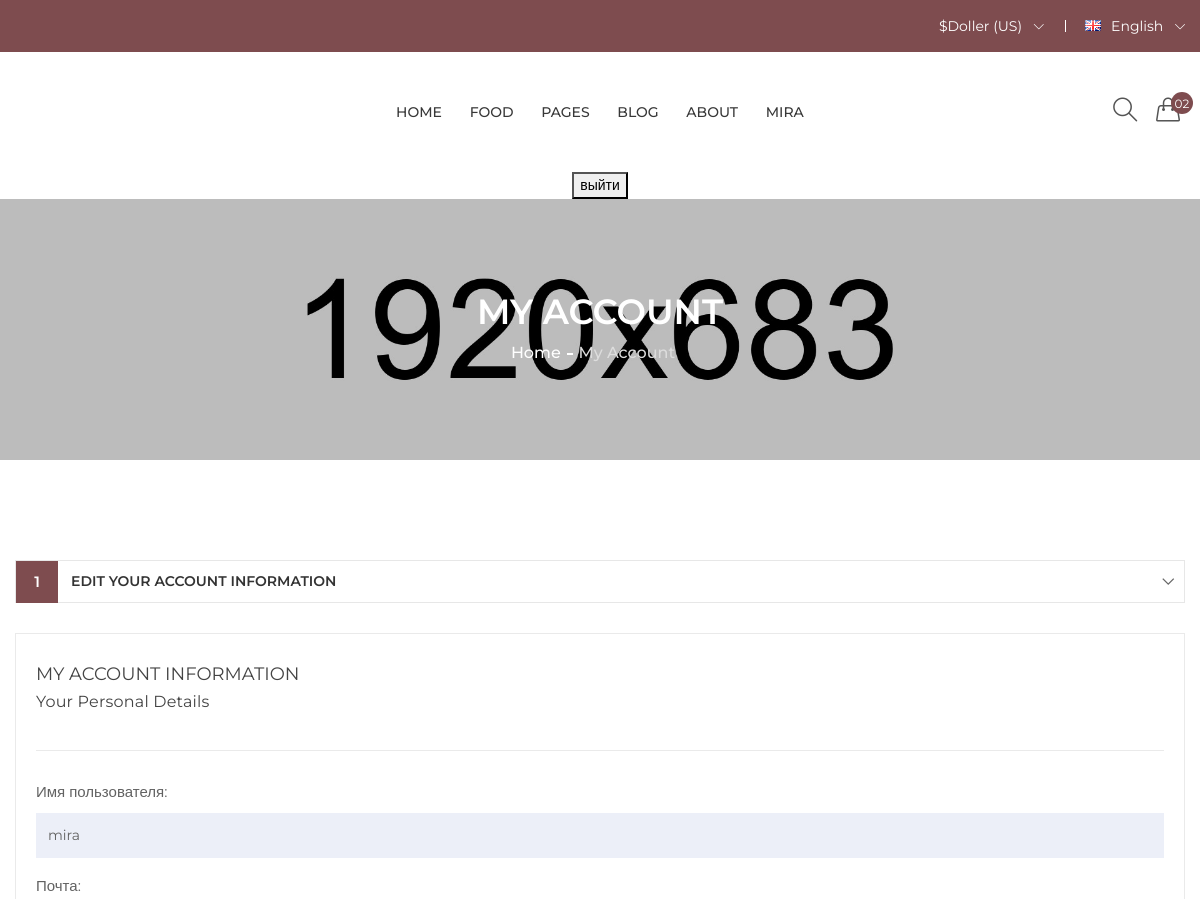
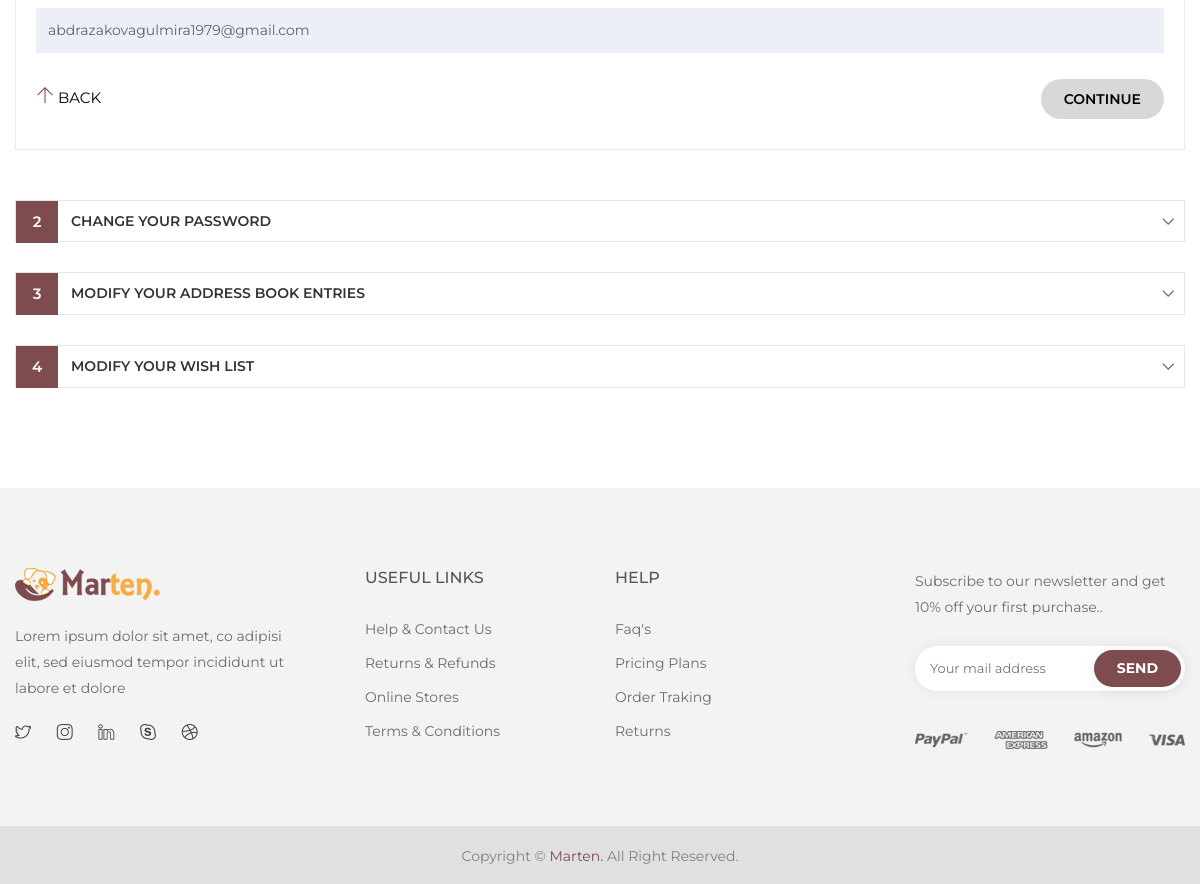
The app's page /account/ (signed in) with its own data (2 pictures, top to bottom).
### user/models.py (models this page shows, shortened)
class CustomUser(AbstractUser):
    username = models.CharField(verbose_name="Имя пользователя", max_length=100, unique=True)
    password = models.CharField(verbose_name="Пароль", max_length=50, unique=True)
    email = models.EmailField(verbose_name="Почта")
    class Meta:
        verbose_name = "Пользователь"
        verbose_name_plural = "Пользователи"

### user/views.py (the view, shortened to what this page needs)
# urls.py: path('account/', MyAccountView.as_view(), name='account'),
class MyAccountView(LoginRequiredMixin, TemplateView):
    template_name = 'my-account.html'
    def get_context_data(self, **kwargs):
        context = super().get_context_data(**kwargs)
        user_form = kwargs.get('user_form') or UserProfileForm(instance=self.request.user)
        password_form = kwargs.get('password_form') or PasswordChangeForm (user=self.request.user)
        context.update({
            'user_form': user_form,
            'password_form': password_form,
            'user': self.request.user
        })
        return context

### user/forms.py
class UserProfileForm(forms.ModelForm):
    class Meta:
        model = CustomUser
        fields = ['username', 'email']

### templates/my-account.html (shortened to what this page needs)
{% extends "base.html" %}
{% load static %}
{% block content %}
    <body>
    {% include 'include/header.html' %}
        <div class="breadcrumb-area pt-95 pb-95 bg-img" style="background-image:url({% static 'img/banner/banner-2.jpg' %});">
            <div class="container">
                <div class="breadcrumb-content text-center">
                    <h2>My Account</h2>
                    <ul>
                        <li><a href="index.html">home</a></li>
                        <li class="active">My Account</li>
                    </ul>
                </div>
            </div>
        </div>
        <div class="my-account-area pt-100 pb-70">
            <div class="container">
                <div class="row">
                    <div class="col-lg-12">
                        <div class="checkout-wrapper">
                            <div id="faq" class="panel-group">
                                <div class="panel panel-default">
                                    <div class="panel-heading">
                                        <h5 class="panel-title"><span>1</span> <a data-toggle="collapse" data-parent="#faq" href="#my-account-1">Edit your account information </a></h5>
                                    </div>
                                    <div id="my-account-1" class="panel-collapse collapse show">
                                        <div class="panel-body">
                                            <div class="billing-information-wrapper">
                                                <div class="account-info-wrapper">
                                                    <h4>My Account Information</h4>
                                                    <h5>Your Personal Details</h5>
                                                </div>
                                                <form method="post">
                                                    {{ user_form.as_p }}
                                                <div class="billing-back-btn">
                                                    <div class="billing-back">
                                                        <a href="#"><i class="ti-arrow-up"></i> back</a>
                                                    </div>
                                                    <div class="billing-btn">
                                                        <button type="submit" name="update_profile">Continue</button>
                                                    </div>
                                                </div>
                                                </form>
                                            </div>
                                        </div>
                                    </div>
                                </div>
                                <div class="panel panel-default">
                                    <div class="panel-heading">
                                        <h5 class="panel-title"><span>2</span> <a data-toggle="collapse" data-parent="#faq" href="#my-account-2">Change your password </a></h5>
                                    </div>
                                </div>
                                <div class="panel panel-default">
                                    <div class="panel-heading">
                                        <h5 class="panel-title"><span>3</span> <a data-toggle="collapse" data-parent="#faq" href="#my-account-3">Modify your address book entries   </a></h5>
                                    </div>
                                </div>
                                <div class="panel panel-default">
                                    <div class="panel-heading">
                                        <h5 class="panel-title"><span>4</span> <a href="wishlist.html">Modify your wish list   </a></h5>
                                    </div>
                                </div>
                            </div>
                        </div>
                    </div>
                </div>
            </div>
        </div>
    </body>
    {% include 'include/footer.html' %}
    {% endblock %}

### templates/include/header.html (shortened to what this page needs)
{% load static %}
<header class="header-area">
            <div class="header-top theme-bg">
                <div class="container">
                    <div class="row">
                        <div class="col-lg-4 col-md-4 col-12">
                        </div>
                        <div class="col-lg-8 col-md-8 col-12">
                            <div class="account-curr-lang-wrap f-right">
                                <ul>
                                    <li class="top-hover"><a href="#">$Doller (US) <i class="icon-arrow-down"></i></a>
                                    </li>
                                    <li><a href="#"><img alt="flag" src="{% static 'img/icon-img/en.jpg' %}"> English  <i class="icon-arrow-down"></i></a>
                                    </li>
                                </ul>
                            </div>
                        </div>
                    </div>
                </div>
            </div>
            <div class="header-bottom transparent-bar">
                <div class="container">
                    <div class="row">
                        <div class="col-xl-2 col-lg-3 col-md-4 col-sm-4 col-5">
                            <div class="logo pt-39">
                            </div>
                        </div>
                        <div class="col-xl-8 col-lg-7 d-none d-lg-block">
                            <div class="main-menu text-center">
                                <nav>
                                    <ul>
                                        <li><a href="{% url 'index' %}">HOME</a>
                                        </li>
                                        <li class="mega-menu-position"><a href="shop-page.html">Food</a>
                                        </li>
                                        <li><a href="#">PAGES</a>
                                        </li>
                                        <li><a href="{% url 'blog' %}">Blog</a></li>
                                         <li><a href="{% url 'about_us' %}">ABOUT</a></li>
                                         {% if request.user.is_authenticated %}
                                         <li><a href="{% url 'account' %}">{{request.user.username}}</a></li>
                                        <form action="{% url 'logout' %}" method="post">
                                            <button type="submit">выйти</button>
                                        </form>
                                         {% else %}
                                         <li><a href="{% url 'register' %}"><i class=''></i><span>Регистрация</span></a></li>
                                         <li><a href="{% url 'login' %}">Войти</a></li>
                                         {% endif %}
                                    </ul>
                                </nav>
                            </div>
                        </div>
                        <div class="col-xl-2 col-lg-2 col-md-8 col-sm-8 col-7">
                            <div class="search-login-cart-wrapper">
                                <div class="header-search same-style">
                                    <button class="search-toggle">
                                        <i class="icon-magnifier s-open"></i>
                                    </button>
                                </div>
                                <div class="header-cart same-style">
                                    <button class="icon-cart">
                                        <i class="icon-handbag"></i>
                                        <span class="count-style">02</span>
                                    </button>
                                </div>
                            </div>
                        </div>
                    </div>
                </div>
            </div>
        </header>

### static/css/responsive.css (style rules this page uses)
@media (min-width: 992px) and (max-width: 1200px) { .main-menu li { padding: 0 12px; } }
@media (min-width: 992px) and (max-width: 1200px) { .search-login-cart-wrapper { padding: 46px 5px 0 0; } }
@media (min-width: 992px) and (max-width: 1200px) { .same-style { margin-left: 15px; } }

### records on screen
CustomUser: user.username "MIRA", username "mira", email "abdrazakovagulmira1979@gmail.com"
